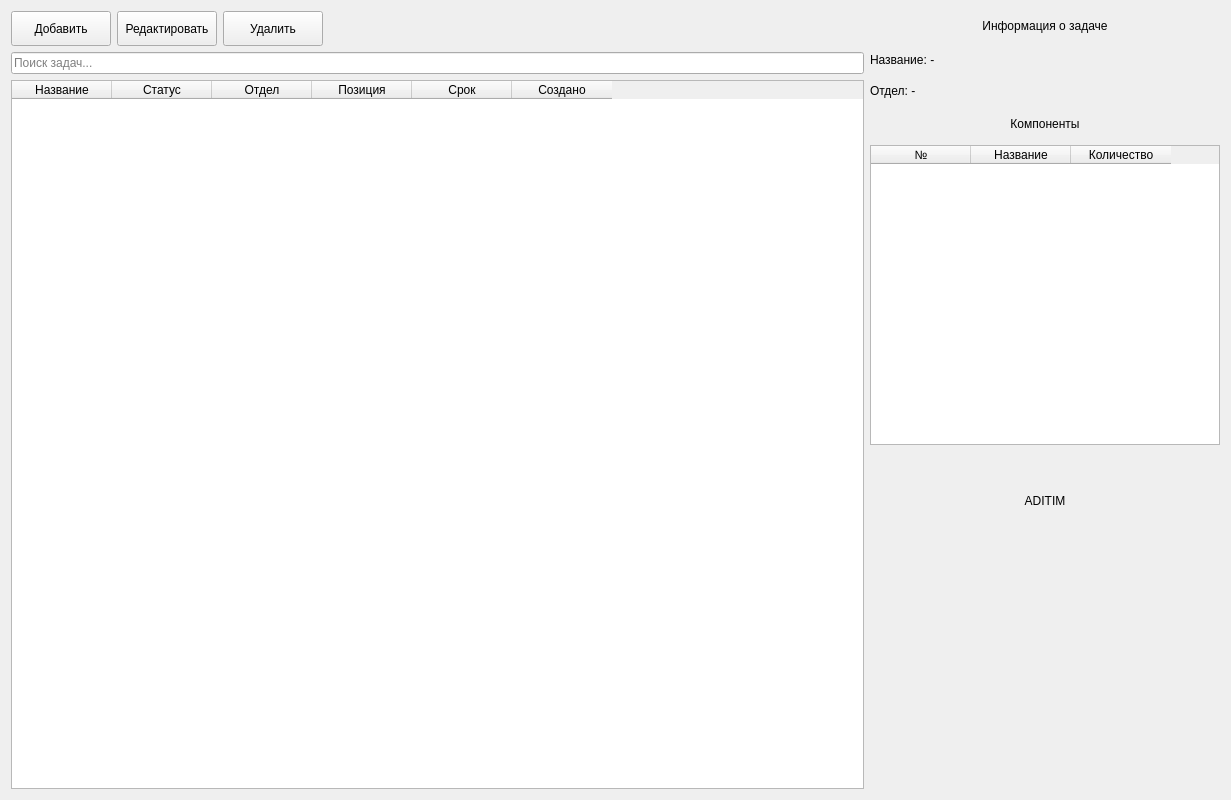
<?xml version="1.0" encoding="UTF-8"?>
<ui version="4.0">
 <class>TasksContent</class>
 <widget class="QWidget" name="TasksContent">
  <property name="geometry">
   <rect>
    <x>0</x>
    <y>0</y>
    <width>1231</width>
    <height>800</height>
   </rect>
  </property>
  <layout class="QGridLayout" name="gridLayout">
   <item row="1" column="0">
    <layout class="QVBoxLayout" name="verticalLayout_left">
     <item>
      <layout class="QHBoxLayout" name="horizontalLayout_toolbar">
       <item>
        <widget class="QPushButton" name="pushButton_task_add">
         <property name="minimumSize">
          <size>
           <width>100</width>
           <height>35</height>
          </size>
         </property>
         <property name="text">
          <string>Добавить</string>
         </property>
        </widget>
       </item>
       <item>
        <widget class="QPushButton" name="pushButton_task_edit">
         <property name="minimumSize">
          <size>
           <width>100</width>
           <height>35</height>
          </size>
         </property>
         <property name="text">
          <string>Редактировать</string>
         </property>
        </widget>
       </item>
       <item>
        <widget class="QPushButton" name="pushButton_task_delete">
         <property name="minimumSize">
          <size>
           <width>100</width>
           <height>35</height>
          </size>
         </property>
         <property name="text">
          <string>Удалить</string>
         </property>
        </widget>
       </item>
       <item>
        <spacer name="horizontalSpacer">
         <property name="orientation">
          <enum>Qt::Horizontal</enum>
         </property>
         <property name="sizeHint" stdset="0">
          <size>
           <width>40</width>
           <height>20</height>
          </size>
         </property>
        </spacer>
       </item>
      </layout>
     </item>
     <item>
      <layout class="QHBoxLayout" name="horizontalLayout_search">
       <item>
        <widget class="QLineEdit" name="lineEdit_search">
         <property name="placeholderText">
          <string>Поиск задач...</string>
         </property>
        </widget>
       </item>
      </layout>
     </item>
     <item>
      <widget class="QTableWidget" name="tableWidget_tasks">
       <property name="alternatingRowColors">
        <bool>true</bool>
       </property>
       <property name="selectionMode">
        <enum>QAbstractItemView::SingleSelection</enum>
       </property>
       <property name="selectionBehavior">
        <enum>QAbstractItemView::SelectRows</enum>
       </property>
       <property name="sortingEnabled">
        <bool>true</bool>
       </property>
       <column>
        <property name="text">
         <string>Название</string>
        </property>
       </column>
       <column>
        <property name="text">
         <string>Статус</string>
        </property>
       </column>
       <column>
        <property name="text">
         <string>Отдел</string>
        </property>
       </column>
       <column>
        <property name="text">
         <string>Позиция</string>
        </property>
       </column>
       <column>
        <property name="text">
         <string>Срок</string>
        </property>
       </column>
       <column>
        <property name="text">
         <string>Создано</string>
        </property>
       </column>
      </widget>
     </item>
    </layout>
   </item>
   <item row="1" column="1">
    <layout class="QVBoxLayout" name="verticalLayout_right">
     <property name="sizeConstraint">
      <enum>QLayout::SetFixedSize</enum>
     </property>
     <item>
      <widget class="QLabel" name="label_task_info">
       <property name="minimumSize">
        <size>
         <width>350</width>
         <height>30</height>
        </size>
       </property>
       <property name="maximumSize">
        <size>
         <width>350</width>
         <height>30</height>
        </size>
       </property>
       <property name="text">
        <string>Информация о задаче</string>
       </property>
       <property name="alignment">
        <set>Qt::AlignCenter</set>
       </property>
      </widget>
     </item>
     <item>
      <widget class="QLabel" name="label_task_name">
       <property name="minimumSize">
        <size>
         <width>350</width>
         <height>25</height>
        </size>
       </property>
       <property name="maximumSize">
        <size>
         <width>350</width>
         <height>25</height>
        </size>
       </property>
       <property name="text">
        <string>Название: -</string>
       </property>
      </widget>
     </item>
     <item>
      <widget class="QLabel" name="label_task_department">
       <property name="minimumSize">
        <size>
         <width>350</width>
         <height>25</height>
        </size>
       </property>
       <property name="maximumSize">
        <size>
         <width>350</width>
         <height>25</height>
        </size>
       </property>
       <property name="text">
        <string>Отдел: -</string>
       </property>
      </widget>
     </item>
     <item>
      <widget class="QLabel" name="label_components_title">
       <property name="minimumSize">
        <size>
         <width>350</width>
         <height>30</height>
        </size>
       </property>
       <property name="maximumSize">
        <size>
         <width>350</width>
         <height>30</height>
        </size>
       </property>
       <property name="text">
        <string>Компоненты</string>
       </property>
       <property name="alignment">
        <set>Qt::AlignCenter</set>
       </property>
      </widget>
     </item>
     <item>
      <widget class="QTableWidget" name="tableWidget_components">
       <property name="minimumSize">
        <size>
         <width>350</width>
         <height>300</height>
        </size>
       </property>
       <property name="maximumSize">
        <size>
         <width>350</width>
         <height>300</height>
        </size>
       </property>
       <property name="alternatingRowColors">
        <bool>true</bool>
       </property>
       <property name="selectionMode">
        <enum>QAbstractItemView::SingleSelection</enum>
       </property>
       <property name="selectionBehavior">
        <enum>QAbstractItemView::SelectRows</enum>
       </property>
       <column>
        <property name="text">
         <string>№</string>
        </property>
       </column>
       <column>
        <property name="text">
         <string>Название</string>
        </property>
       </column>
       <column>
        <property name="text">
         <string>Количество</string>
        </property>
       </column>
      </widget>
     </item>
     <item>
      <widget class="QLabel" name="label_logo">
       <property name="minimumSize">
        <size>
         <width>350</width>
         <height>100</height>
        </size>
       </property>
       <property name="maximumSize">
        <size>
         <width>350</width>
         <height>100</height>
        </size>
       </property>
       <property name="text">
        <string>ADITIM</string>
       </property>
       <property name="alignment">
        <set>Qt::AlignCenter</set>
       </property>
      </widget>
     </item>
     <item>
      <spacer name="verticalSpacer">
       <property name="orientation">
        <enum>Qt::Vertical</enum>
       </property>
       <property name="sizeHint" stdset="0">
        <size>
         <width>20</width>
         <height>40</height>
        </size>
       </property>
      </spacer>
     </item>
    </layout>
   </item>
  </layout>
 </widget>
 <resources/>
 <connections/>
</ui>
